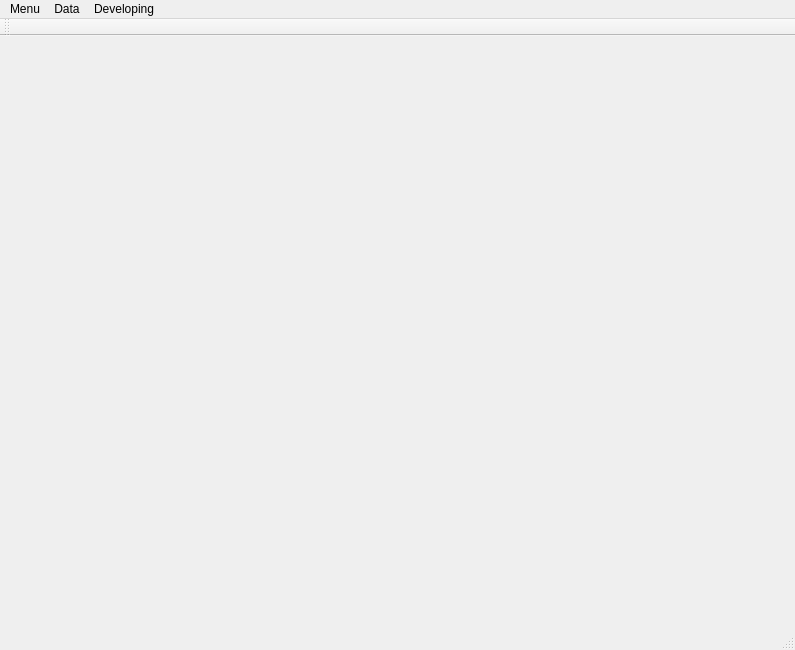
<?xml version="1.0" encoding="UTF-8"?>
<ui version="4.0">
 <class>MainWindow</class>
 <widget class="QMainWindow" name="MainWindow">
  <property name="geometry">
   <rect>
    <x>0</x>
    <y>0</y>
    <width>795</width>
    <height>650</height>
   </rect>
  </property>
  <property name="windowTitle">
   <string>MainWindow</string>
  </property>
  <widget class="QWidget" name="centralWidget">
   <widget class="QWidget" name="verticalLayoutWidget">
    <property name="geometry">
     <rect>
      <x>260</x>
      <y>0</y>
      <width>261</width>
      <height>611</height>
     </rect>
    </property>
    <layout class="QVBoxLayout" name="middleLayout"/>
   </widget>
  </widget>
  <widget class="QMenuBar" name="menuBar">
   <property name="geometry">
    <rect>
     <x>0</x>
     <y>0</y>
     <width>795</width>
     <height>21</height>
    </rect>
   </property>
   <widget class="QMenu" name="menuMenu">
    <property name="title">
     <string>Menu</string>
    </property>
    <addaction name="action_Start"/>
   </widget>
   <widget class="QMenu" name="menuData">
    <property name="title">
     <string>Data</string>
    </property>
   </widget>
   <widget class="QMenu" name="menuTest">
    <property name="title">
     <string>Developing</string>
    </property>
    <addaction name="actionBestByRoundsDesc"/>
    <addaction name="actionBestByRoundsAsc"/>
    <addaction name="actionPrintByRoundsDesc"/>
    <addaction name="actionPrintByRoundsAsc"/>
    <addaction name="actionBestByTimeDesc"/>
    <addaction name="actionBestByTimeAsc"/>
    <addaction name="actionPrintByTimeDesc"/>
    <addaction name="actionPrintByTimeAsc"/>
   </widget>
   <addaction name="menuMenu"/>
   <addaction name="menuData"/>
   <addaction name="menuTest"/>
  </widget>
  <widget class="QToolBar" name="mainToolBar">
   <attribute name="toolBarArea">
    <enum>TopToolBarArea</enum>
   </attribute>
   <attribute name="toolBarBreak">
    <bool>false</bool>
   </attribute>
  </widget>
  <widget class="QStatusBar" name="myStatusBar"/>
  <action name="action_Start">
   <property name="text">
    <string>Start</string>
   </property>
  </action>
  <action name="actionBestByRoundsDesc">
   <property name="text">
    <string>bestByRoundsDesc</string>
   </property>
  </action>
  <action name="actionBestByRoundsAsc">
   <property name="text">
    <string>bestByRoundsAsc</string>
   </property>
  </action>
  <action name="actionPrintByRoundsDesc">
   <property name="text">
    <string>printByRoundsDesc</string>
   </property>
  </action>
  <action name="actionPrintByRoundsAsc">
   <property name="text">
    <string>printByRoundsAsc</string>
   </property>
  </action>
  <action name="actionBestByTimeDesc">
   <property name="text">
    <string>bestByTimeDesc</string>
   </property>
  </action>
  <action name="actionBestByTimeAsc">
   <property name="text">
    <string>bestByTimeAsc</string>
   </property>
  </action>
  <action name="actionPrintByTimeDesc">
   <property name="text">
    <string>printByTimeDesc</string>
   </property>
  </action>
  <action name="actionPrintByTimeAsc">
   <property name="text">
    <string>printByTimeAsc</string>
   </property>
  </action>
 </widget>
 <layoutdefault spacing="6" margin="11"/>
 <resources/>
 <connections/>
</ui>
